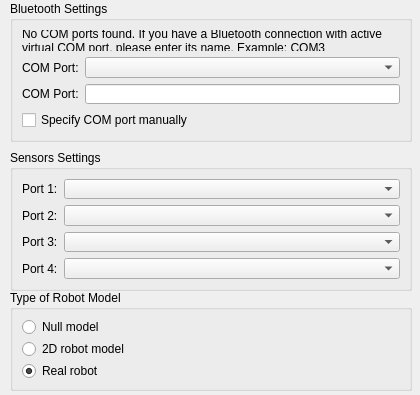
<?xml version="1.0" encoding="UTF-8"?>
<ui version="4.0">
 <class>RobotSettingsForm</class>
 <widget class="QWidget" name="RobotSettingsForm">
  <property name="geometry">
   <rect>
    <x>0</x>
    <y>0</y>
    <width>420</width>
    <height>395</height>
   </rect>
  </property>
  <property name="windowTitle">
   <string>Form</string>
  </property>
  <widget class="QGroupBox" name="bluetoothSettingsGroupBox">
   <property name="geometry">
    <rect>
     <x>10</x>
     <y>1</y>
     <width>402</width>
     <height>141</height>
    </rect>
   </property>
   <property name="title">
    <string>Bluetooth Settings</string>
   </property>
   <layout class="QGridLayout" name="gridLayout_3">
    <item row="1" column="0">
     <widget class="QLabel" name="comPortLabel">
      <property name="text">
       <string>COM Port:</string>
      </property>
     </widget>
    </item>
    <item row="1" column="1">
     <widget class="QComboBox" name="comPortComboBox"/>
    </item>
    <item row="2" column="0">
     <widget class="QLabel" name="directInputComPortLabel">
      <property name="text">
       <string>COM Port:</string>
      </property>
     </widget>
    </item>
    <item row="2" column="1">
     <widget class="QLineEdit" name="directInputComPortLineEdit"/>
    </item>
    <item row="0" column="0" colspan="2">
     <widget class="QLabel" name="noComPortsFoundLabel">
      <property name="text">
       <string>No COM ports found. If you have a Bluetooth connection with active virtual COM port, please enter its name. Example: COM3</string>
      </property>
      <property name="wordWrap">
       <bool>true</bool>
      </property>
     </widget>
    </item>
    <item row="3" column="0" colspan="2">
     <widget class="QCheckBox" name="manualComPortCheckbox">
      <property name="text">
       <string>Specify COM port manually</string>
      </property>
     </widget>
    </item>
   </layout>
  </widget>
  <widget class="QGroupBox" name="robotModelGroupBox">
   <property name="geometry">
    <rect>
     <x>10</x>
     <y>290</y>
     <width>402</width>
     <height>101</height>
    </rect>
   </property>
   <property name="title">
    <string>Type of Robot Model</string>
   </property>
   <layout class="QFormLayout" name="formLayout_4">
    <property name="fieldGrowthPolicy">
     <enum>QFormLayout::AllNonFixedFieldsGrow</enum>
    </property>
    <item row="0" column="0">
     <widget class="QRadioButton" name="nullModelRadioButton">
      <property name="text">
       <string>Null model</string>
      </property>
     </widget>
    </item>
    <item row="1" column="0">
     <widget class="QRadioButton" name="d2ModelRadioButton">
      <property name="text">
       <string>2D robot model</string>
      </property>
     </widget>
    </item>
    <item row="2" column="0">
     <widget class="QRadioButton" name="realModelRadioButton">
      <property name="text">
       <string>Real robot</string>
      </property>
      <property name="checked">
       <bool>true</bool>
      </property>
     </widget>
    </item>
   </layout>
  </widget>
  <widget class="QGroupBox" name="sensorsSettingsGroupBox">
   <property name="geometry">
    <rect>
     <x>10</x>
     <y>150</y>
     <width>402</width>
     <height>141</height>
    </rect>
   </property>
   <property name="title">
    <string>Sensors Settings</string>
   </property>
   <layout class="QFormLayout" name="formLayout_5">
    <property name="fieldGrowthPolicy">
     <enum>QFormLayout::AllNonFixedFieldsGrow</enum>
    </property>
    <item row="0" column="0">
     <widget class="QLabel" name="port1Label">
      <property name="text">
       <string>Port 1:</string>
      </property>
     </widget>
    </item>
    <item row="0" column="1">
     <widget class="QComboBox" name="port1ComboBox"/>
    </item>
    <item row="1" column="0">
     <widget class="QLabel" name="port2Label">
      <property name="text">
       <string>Port 2:</string>
      </property>
     </widget>
    </item>
    <item row="1" column="1">
     <widget class="QComboBox" name="port2ComboBox"/>
    </item>
    <item row="2" column="0">
     <widget class="QLabel" name="port3Label">
      <property name="text">
       <string>Port 3:</string>
      </property>
     </widget>
    </item>
    <item row="2" column="1">
     <widget class="QComboBox" name="port3ComboBox"/>
    </item>
    <item row="3" column="0">
     <widget class="QLabel" name="port4Label">
      <property name="text">
       <string>Port 4:</string>
      </property>
     </widget>
    </item>
    <item row="3" column="1">
     <widget class="QComboBox" name="port4ComboBox"/>
    </item>
   </layout>
  </widget>
 </widget>
 <resources/>
 <connections/>
</ui>
